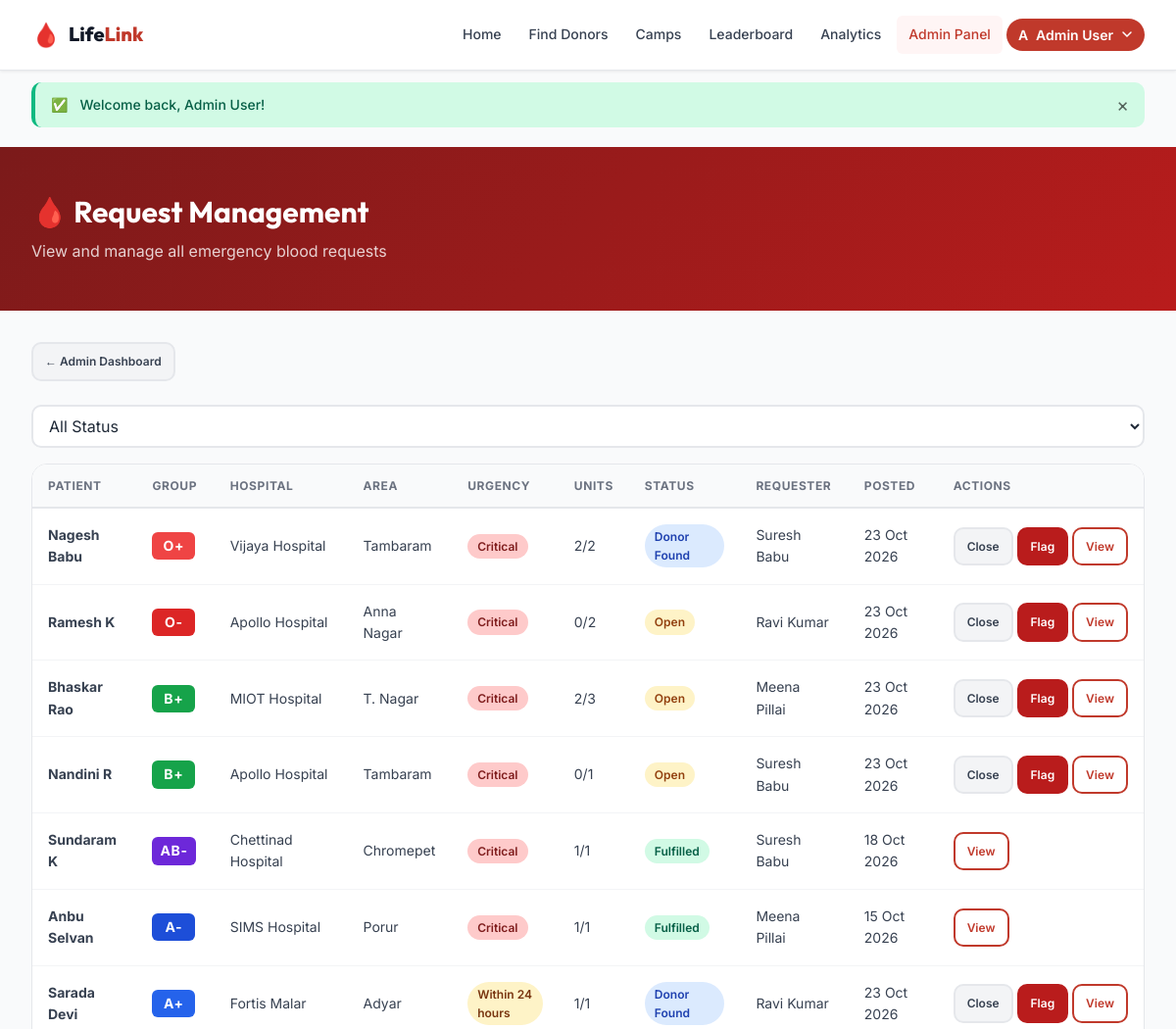
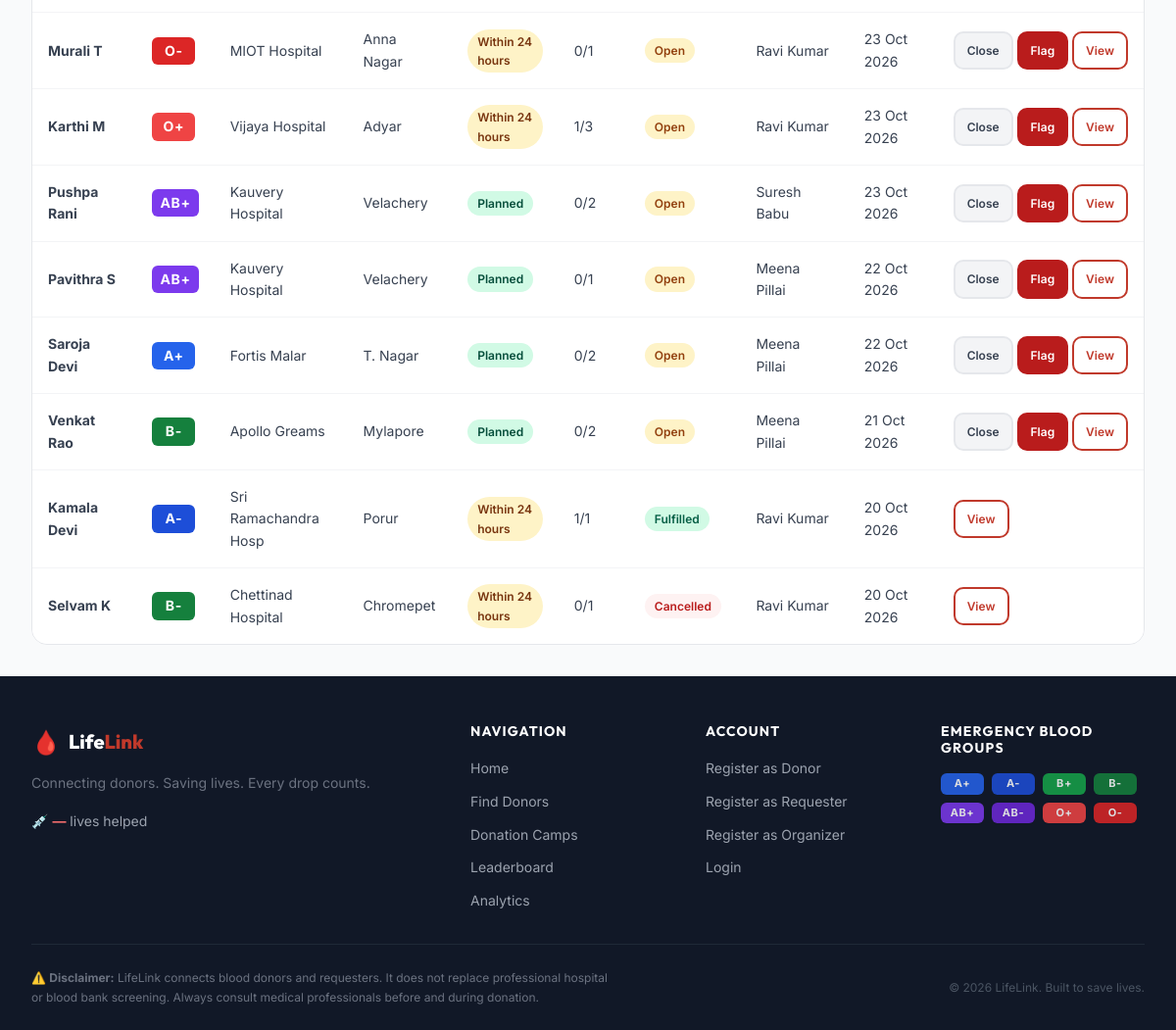
The page /pages/admin/requests.php (signed in) on the database its author committed (2 pictures, top to bottom).
### tables this page shows
CREATE TABLE IF NOT EXISTS requests (
    id              INT UNSIGNED AUTO_INCREMENT PRIMARY KEY,
    requester_id    INT UNSIGNED NOT NULL,
    patient_name    VARCHAR(100) NOT NULL,
    blood_group     ENUM('A+','A-','B+','B-','AB+','AB-','O+','O-') NOT NULL,
    units_needed    TINYINT UNSIGNED NOT NULL DEFAULT 1,
    units_accepted  TINYINT UNSIGNED NOT NULL DEFAULT 0,
    hospital        VARCHAR(200) NOT NULL,
    area_id         INT UNSIGNED NULL DEFAULT NULL,
     
    lat             DECIMAL(9,6) NULL DEFAULT NULL,
    lng             DECIMAL(9,6) NULL DEFAULT NULL,
    city            VARCHAR(100) NULL DEFAULT NULL,
    state           VARCHAR(100) NULL DEFAULT NULL,
    country         VARCHAR(100) NULL DEFAULT NULL,
    urgency         ENUM('Critical','Within 24 hours','Planned') NOT NULL DEFAULT 'Planned',
    contact_phone   VARCHAR(20) NOT NULL,
    needed_by       DATETIME NOT NULL,
    status          ENUM('Open','Donor Found','Fulfilled','Expired','Cancelled') NOT NULL DEFAULT 'Open',
    created_at      DATETIME NOT NULL DEFAULT CURRENT_TIMESTAMP,
    expires_at      DATETIME NULL,
    escalated_at    DATETIME NULL,
    wave            TINYINT UNSIGNED NOT NULL DEFAULT 0,
    wave_notified_at DATETIME NULL,
    notes           TEXT NULL,
    FOREIGN KEY (requester_id) REFERENCES users(id),
    FOREIGN KEY (area_id)      REFERENCES areas(id) ON DELETE SET NULL,
    INDEX idx_status      (status),
    INDEX idx_blood_group (blood_group),
    INDEX idx_urgency     (urgency),
    INDEX idx_created     (created_at),
    INDEX idx_requester   (requester_id),
    INDEX idx_req_lat_lng (lat, lng)
);

CREATE TABLE IF NOT EXISTS areas (
    id   INT UNSIGNED AUTO_INCREMENT PRIMARY KEY,
    name VARCHAR(100) NOT NULL,
    city VARCHAR(100) NOT NULL,
    lat  DECIMAL(9,6) NULL,
    lng  DECIMAL(9,6) NULL,
    INDEX idx_city (city)
);

CREATE TABLE IF NOT EXISTS users (
    id                   INT UNSIGNED AUTO_INCREMENT PRIMARY KEY,
    name                 VARCHAR(100)  NOT NULL,
    email                VARCHAR(150)  NOT NULL,
    phone                VARCHAR(20)   NOT NULL,
    password_hash        VARCHAR(255)  NOT NULL,
    role                 ENUM('donor','requester','organizer','organization','admin') NOT NULL DEFAULT 'donor',
    status               ENUM('unverified','pending','active','blocked') NOT NULL DEFAULT 'unverified',
    login_attempts       TINYINT UNSIGNED NOT NULL DEFAULT 0,
    locked_until         DATETIME NULL,
    email_token          VARCHAR(64)   NULL DEFAULT NULL,
    email_token_expires  DATETIME      NULL DEFAULT NULL,
     
    lat                  DECIMAL(9,6)  NULL DEFAULT NULL,
    lng                  DECIMAL(9,6)  NULL DEFAULT NULL,
    city                 VARCHAR(100)  NULL DEFAULT NULL,
    state                VARCHAR(100)  NULL DEFAULT NULL,
    country              VARCHAR(100)  NULL DEFAULT NULL,
    location_source      ENUM('gps','manual','geocoded') NULL DEFAULT NULL,
    location_updated_at  DATETIME      NULL DEFAULT NULL,
    location_consent     TINYINT(1)    NOT NULL DEFAULT 0,
    location_incomplete  TINYINT(1)    NOT NULL DEFAULT 0,
    notify_email         TINYINT(1)    NOT NULL DEFAULT 1,
    created_at           DATETIME      NOT NULL DEFAULT CURRENT_TIMESTAMP,
    UNIQUE KEY uq_email         (email),
    INDEX idx_role              (role),
    INDEX idx_status            (status),
    INDEX idx_lat_lng           (lat, lng),
    INDEX idx_country_state_city(country, state, city),
    INDEX idx_email_token       (email_token)
);

### includes/helpers.php (called while the page is built, shortened)
<?php
function e(mixed $value): string {
    return htmlspecialchars((string)($value ?? ''), ENT_QUOTES | ENT_SUBSTITUTE, 'UTF-8');
}
function timeAgo(string $datetime): string {
    $diff = time() - strtotime($datetime);
    return date('d M Y', strtotime($datetime));
}
function bloodGroupBadgeClass(string $group): string {
    $map = [
        'O-'  => 'badge-o-neg',
        'O+'  => 'badge-o-pos',
        'A+'  => 'badge-a-pos',
        'A-'  => 'badge-a-neg',
        'B+'  => 'badge-b-pos',
        'B-'  => 'badge-b-neg',
        'AB+' => 'badge-ab-pos',
        'AB-' => 'badge-ab-neg',
    ];
    return $map[$group] ?? 'badge-default';
}
function urgencyClass(string $urgency): string {
    return match($urgency) {
        'Critical'        => 'urgency-critical',
        'Within 24 hours' => 'urgency-urgent',
        default           => 'urgency-planned',
    };
}
function statusClass(string $status): string {
    return match($status) {
        'Open'         => 'status-open',
        'Donor Found'  => 'status-found',
        'Fulfilled'    => 'status-fulfilled',
        'Expired'      => 'status-expired',
        'Cancelled'    => 'status-cancelled',
        default        => '',
    };
}

### pages/admin/requests.php (the view, shortened to what this page needs)
<?php
require_once __DIR__ . '/../../includes/helpers.php';
$db = getDB();
$sql = "SELECT r.*, a.name AS area_name, u.name AS requester_name,
               (SELECT COUNT(*) FROM responses resp WHERE resp.request_id=r.id AND resp.status='accepted') AS accepted_count
        FROM requests r LEFT JOIN areas a ON a.id=r.area_id JOIN users u ON u.id=r.requester_id WHERE 1=1";
$params = [];
$sql .= ' ORDER BY r.urgency="Critical" DESC, r.created_at DESC LIMIT 100';
$stmt = $db->prepare($sql); $stmt->execute($params);
$requests = $stmt->fetchAll();
require __DIR__ . '/../../includes/header.php';
?>
<div class="page-header"><div class="container"><h1>🩸 Request Management</h1><p>View and manage all emergency blood requests</p></div></div>
<section class="section-sm">
    <div class="container">
        <a href="<?= APP_URL ?>/pages/admin/dashboard.php" class="btn btn-secondary btn-sm mb-6">← Admin Dashboard</a>
        <form method="GET" style="display:flex;gap:var(--space-3);margin-bottom:var(--space-4)">
            <select name="status" onchange="this.form.submit()" style="padding:var(--space-2) var(--space-3);border:2px solid var(--gray-200);border-radius:var(--radius-md)">
                <option value="">All Status</option>
            </select>
        </form>
        <div class="table-wrapper">
            <table>
                <thead><tr><th>Patient</th><th>Group</th><th>Hospital</th><th>Area</th><th>Urgency</th><th>Units</th><th>Status</th><th>Requester</th><th>Posted</th><th>Actions</th></tr></thead>
                <tbody>
                <?php foreach($requests as $r): ?>
                <tr>
                    <td><strong><?= e($r['patient_name']) ?></strong></td>
                    <td><span class="blood-badge <?= bloodGroupBadgeClass($r['blood_group']) ?>"><?= e($r['blood_group']) ?></span></td>
                    <td><?= e(substr($r['hospital'],0,20)) ?></td>
                    <td><?= e($r['area_name']) ?></td>
                    <td><span class="status-badge <?= urgencyClass($r['urgency']) ?>"><?= e($r['urgency']) ?></span></td>
                    <td><?= (int)$r['units_accepted'] ?>/<?= (int)$r['units_needed'] ?></td>
                    <td><span class="status-badge <?= statusClass($r['status']) ?>"><?= e($r['status']) ?></span></td>
                    <td><?= e($r['requester_name']) ?></td>
                    <td><?= timeAgo($r['created_at']) ?></td>
                    <td style="white-space:nowrap">
                        <?php if(in_array($r['status'],['Open','Donor Found'])): ?>
                            <a href="?action=close&id=<?= $r['id'] ?>" class="btn btn-secondary btn-sm" data-confirm="Close this request?">Close</a>
                            <a href="?action=flag&id=<?= $r['id'] ?>" class="btn btn-danger btn-sm" data-confirm="Flag as fake/abusive and cancel?">Flag</a>
                        <?php endif; ?>
                        <a href="<?= APP_URL ?>/pages/public/request_detail.php?id=<?= $r['id'] ?>" class="btn btn-outline btn-sm">View</a>
                    </td>
                </tr>
                <?php endforeach; ?>
                </tbody>
            </table>
        </div>
    </div>
</section>
<?php require __DIR__ . '/../../includes/footer.php'; ?>

### rows shown on the page
requests: patient_name "Nagesh Babu", blood_group "O+", hospital "Vijaya Hospital", area.name "Tambaram", urgency "Critical", units_accepted "2", units_needed "2", status "Donor Found", requester.name "Suresh Babu", created_at "23 Oct 2026"
requests: patient_name "Ramesh K", blood_group "O-", hospital "Apollo Hospital", area.name "Anna Nagar", urgency "Critical", units_accepted "0", units_needed "2", status "Open", requester.name "Ravi Kumar", created_at "23 Oct 2026"
requests: patient_name "Bhaskar Rao", blood_group "B+", hospital "MIOT Hospital", area.name "T. Nagar", urgency "Critical", units_accepted "2", units_needed "3", status "Open", requester.name "Meena Pillai", created_at "23 Oct 2026"
requests: patient_name "Nandini R", blood_group "B+", hospital "Apollo Hospital", area.name "Tambaram", urgency "Critical", units_accepted "0", units_needed "1", status "Open", requester.name "Suresh Babu", created_at "23 Oct 2026"
requests: patient_name "Sundaram K", blood_group "AB-", hospital "Chettinad Hospital", area.name "Chromepet", urgency "Critical", units_accepted "1", units_needed "1", status "Fulfilled", requester.name "Suresh Babu", created_at "18 Oct 2026"
requests: patient_name "Anbu Selvan", blood_group "A-", hospital "SIMS Hospital", area.name "Porur", urgency "Critical", units_accepted "1", units_needed "1", status "Fulfilled", requester.name "Meena Pillai", created_at "15 Oct 2026"
requests: patient_name "Sarada Devi", blood_group "A+", hospital "Fortis Malar", area.name "Adyar", urgency "Within 24 hours", units_accepted "1", units_needed "1", status "Donor Found", requester.name "Ravi Kumar", created_at "23 Oct 2026"
requests: patient_name "Murali T", blood_group "O-", hospital "MIOT Hospital", area.name "Anna Nagar", urgency "Within 24 hours", units_accepted "0", units_needed "1", status "Open", requester.name "Ravi Kumar", created_at "23 Oct 2026"
requests: patient_name "Karthi M", blood_group "O+", hospital "Vijaya Hospital", area.name "Adyar", urgency "Within 24 hours", units_accepted "1", units_needed "3", status "Open", requester.name "Ravi Kumar", created_at "23 Oct 2026"
requests: patient_name "Pushpa Rani", blood_group "AB+", hospital "Kauvery Hospital", area.name "Velachery", urgency "Planned", units_accepted "0", units_needed "2", status "Open", requester.name "Suresh Babu", created_at "23 Oct 2026"
requests: patient_name "Pavithra S", blood_group "AB+", hospital "Kauvery Hospital", area.name "Velachery", urgency "Planned", units_accepted "0", units_needed "1", status "Open", requester.name "Meena Pillai", created_at "22 Oct 2026"
requests: patient_name "Saroja Devi", blood_group "A+", hospital "Fortis Malar", area.name "T. Nagar", urgency "Planned", units_accepted "0", units_needed "2", status "Open", requester.name "Meena Pillai", created_at "22 Oct 2026"
requests: patient_name "Venkat Rao", blood_group "B-", hospital "Apollo Greams", area.name "Mylapore", urgency "Planned", units_accepted "0", units_needed "2", status "Open", requester.name "Meena Pillai", created_at "21 Oct 2026"
requests: patient_name "Kamala Devi", blood_group "A-", hospital "Sri Ramachandra Hosp", area.name "Porur", urgency "Within 24 hours", units_accepted "1", units_needed "1", status "Fulfilled", requester.name "Ravi Kumar", created_at "20 Oct 2026"
requests: patient_name "Selvam K", blood_group "B-", hospital "Chettinad Hospital", area.name "Chromepet", urgency "Within 24 hours", units_accepted "0", units_needed "1", status "Cancelled", requester.name "Ravi Kumar", created_at "20 Oct 2026"

### other values the page prints
substr($userName, 0, 1) "A"
$userName "Admin User"
$successMsg "Welcome back, Admin User!"
$g "A+"
$g "A-"
$g "B+"
$g "B-"
$g "AB+"
$g "AB-"
$g "O+"
$g "O-"
APP_NAME "LifeLink"
